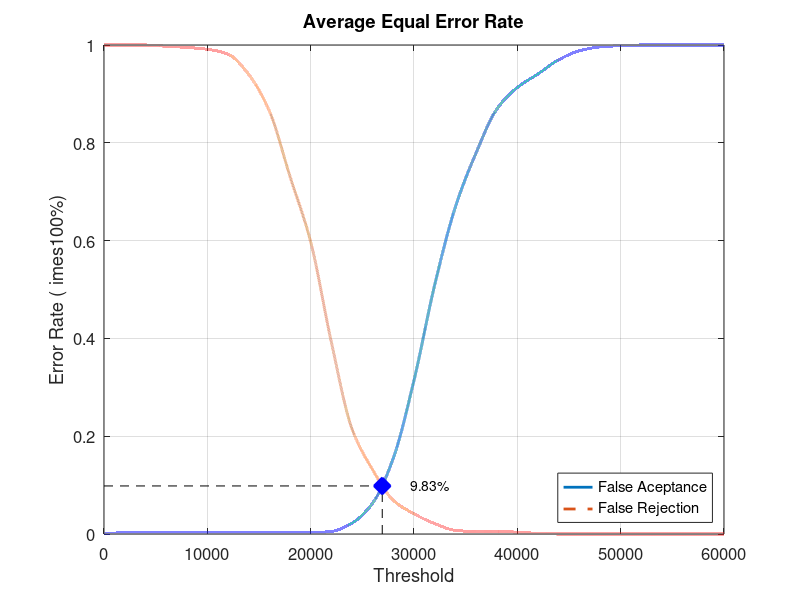
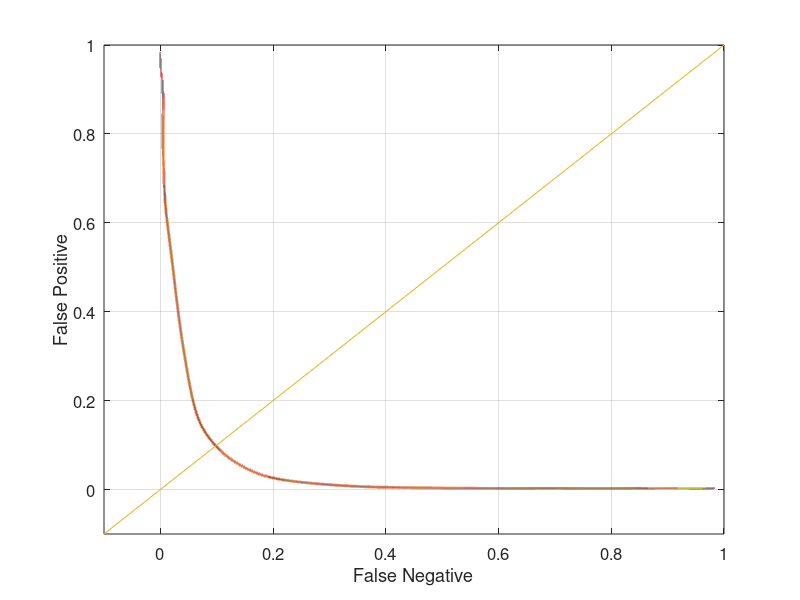

Write the MATLAB code that produced these figures, in order.
close all;
clear;
clc;
x = 0:2000:60000;
xq = 0:0.5:60000;

y0 = [0 0.00263158 0.00263158 0.00263158 0.00263158 0.00263158 0.00263158 0.00263158 0.00263158 0.00263158 0.00263158 0.00526316 0.0223684 0.0631579 0.155263 0.314474 0.509211 0.668421 0.778947 0.868421 0.913158 0.940789 0.969737 0.988158 0.996053 0.998684 1 1 1 1 1]
yy0 = interp1(x, y0, xq, 'pchip');
y1 = [1 1 1 0.9975 0.995 0.99125 0.98125 0.94 0.865 0.73125 0.5975 0.3925 0.215 0.13125 0.06875 0.04125 0.02125 0.0075 0.005 0.005 0.00375 0.00125 0 0 0 0 0 0 0 0 0]
yy1 = interp1(x, y1, xq, 'pchip');

% Calculating EER: 
y2 = abs(y0 - y1);
find(y2 == min(y2))
yy2 = abs(yy0 - yy1);
xEER = find(yy2 == min(yy2));
xEERIndex = xq(xEER) % X-axis EER
yEER = yy0(xEER) % Y-axis EER

main = figure
plot(xq, yy0,'-','LineWidth', 2);	hold on
plot(xq, yy1,'--','LineWidth', 2);	hold on
plot([xEERIndex xEERIndex], [0 yEER], 'k--');	hold on
plot([0 xEERIndex], [yEER yEER], 'k--');	hold on
plot(xEERIndex, yEER, 'bx', 'LineWidth', 10);	hold on
text(xEERIndex + 10 * xEERIndex / 100, yEER, [num2str(round((10000 * yEER)) / 100) '%'])
legend('False Aceptance', 'False Rejection', 'Location', 'SouthEast')
xlabel('Threshold')
ylabel('Error Rate (	imes100%)')
title('Average Equal Error Rate')
set(gca, 'FontSize', 12)
axis([0 60000 0 1])
grid on

print(main, 'Experiment2AverageMain', '-dpng');
FNRxFPR = figure('Color', [1 1 1]);
plot(yy1, yy0, '-', yy1, yy0, 'LineWidth', 2);
hold on
y = -0.1:0.1:1
plot(y, y); 
set(gca, 'FontSize', 12)
xlabel('False Negative')
ylabel('False Positive')
axis([-0.1 1 -0.1 1])
set(gca, 'FontSize', 12)
grid on

print(FNRxFPR, 'Experiment2AverageFNRxFPR','-dpng');
